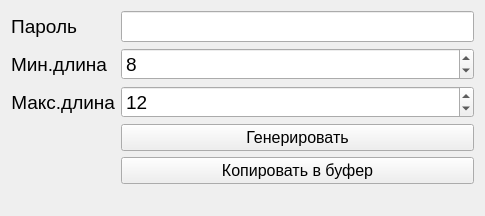
<?xml version="1.0" encoding="UTF-8"?>
<ui version="4.0">
 <class>MakePasswordForm</class>
 <widget class="QWidget" name="MakePasswordForm">
  <property name="geometry">
   <rect>
    <x>0</x>
    <y>0</y>
    <width>485</width>
    <height>216</height>
   </rect>
  </property>
  <property name="windowTitle">
   <string>Создать пароль</string>
  </property>
  <layout class="QFormLayout" name="formLayout">
   <item row="0" column="0">
    <widget class="QLabel" name="label">
     <property name="font">
      <font>
       <pointsize>14</pointsize>
      </font>
     </property>
     <property name="text">
      <string>Пароль</string>
     </property>
     <property name="alignment">
      <set>Qt::AlignRight|Qt::AlignTrailing|Qt::AlignVCenter</set>
     </property>
    </widget>
   </item>
   <item row="0" column="1">
    <widget class="QLineEdit" name="passwordEdit">
     <property name="font">
      <font>
       <pointsize>14</pointsize>
      </font>
     </property>
    </widget>
   </item>
   <item row="1" column="0">
    <widget class="QLabel" name="label_2">
     <property name="font">
      <font>
       <pointsize>14</pointsize>
      </font>
     </property>
     <property name="text">
      <string>Мин.длина</string>
     </property>
     <property name="alignment">
      <set>Qt::AlignRight|Qt::AlignTrailing|Qt::AlignVCenter</set>
     </property>
    </widget>
   </item>
   <item row="1" column="1">
    <widget class="QSpinBox" name="minSizeSpin">
     <property name="font">
      <font>
       <pointsize>14</pointsize>
      </font>
     </property>
     <property name="minimum">
      <number>4</number>
     </property>
     <property name="maximum">
      <number>40</number>
     </property>
     <property name="value">
      <number>8</number>
     </property>
    </widget>
   </item>
   <item row="2" column="0">
    <widget class="QLabel" name="label_3">
     <property name="font">
      <font>
       <pointsize>14</pointsize>
      </font>
     </property>
     <property name="text">
      <string>Макс.длина</string>
     </property>
     <property name="alignment">
      <set>Qt::AlignRight|Qt::AlignTrailing|Qt::AlignVCenter</set>
     </property>
    </widget>
   </item>
   <item row="2" column="1">
    <widget class="QSpinBox" name="maxSizeSpin">
     <property name="font">
      <font>
       <pointsize>14</pointsize>
      </font>
     </property>
     <property name="minimum">
      <number>4</number>
     </property>
     <property name="maximum">
      <number>40</number>
     </property>
     <property name="value">
      <number>12</number>
     </property>
    </widget>
   </item>
   <item row="3" column="1">
    <widget class="QPushButton" name="generateButton">
     <property name="font">
      <font>
       <pointsize>12</pointsize>
      </font>
     </property>
     <property name="text">
      <string>Генерировать</string>
     </property>
    </widget>
   </item>
   <item row="4" column="1">
    <widget class="QPushButton" name="copyButton">
     <property name="font">
      <font>
       <pointsize>12</pointsize>
      </font>
     </property>
     <property name="text">
      <string>Копировать в буфер</string>
     </property>
    </widget>
   </item>
  </layout>
 </widget>
 <resources/>
 <connections/>
</ui>
